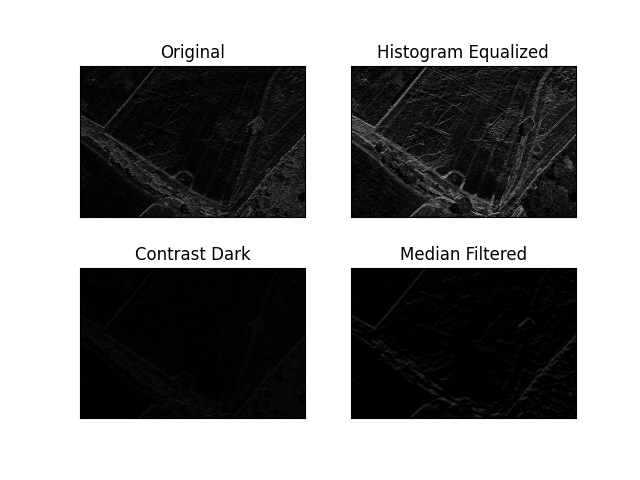

Source code (Python):
import cv2
from cv2 import GaussianBlur
from cv2 import medianBlur
from matplotlib.pyplot import yticks
import numpy as np
import matplotlib.pyplot as plt

img0 = cv2.imread("Greyscaled/SampleThree.png")
img1 = cv2.imread("Histogram Equalized.jpg")
img2 = cv2.imread("SingContrast 0.2.jpg")
img3 = cv2.imread("Degraded Images/Sample One Blurr.jpeg")
Sobelx = np.array([[ 1, 2, 1],
                   [ 0, 0, 0],
                   [-1,-2,-1]])

Sobely = np.array([[-1, 0,-1],
                   [-2, 0, 2],
                   [-1, 0, 1]])

edge_p1 = cv2.filter2D(img1,-1, Sobelx)+ cv2.filter2D(img1,-1, Sobely)
edge_p2 = cv2.filter2D(img2,-1, Sobelx) + cv2.filter2D(img2,-1,Sobely)
edge_p3 = cv2.filter2D(img3,-1, Sobelx)+ cv2.filter2D(img3,-1, Sobely)
edge_p4 = cv2.filter2D(img0,-1, Sobelx)+ cv2.filter2D(img0,-1, Sobely)

titles = ["Original","Histogram Equalized","Contrast Dark","Median Filtered"]

images = [edge_p4,edge_p1,edge_p2, edge_p3]
for i in range(4):
    plt.subplot(2,2,i+1)
    plt.imshow(images[i])
    plt.title(titles[i])
    plt.xticks([])
    plt.yticks([])

plt.show()

cv2.waitKey()
cv2.destroyAllWindows()
